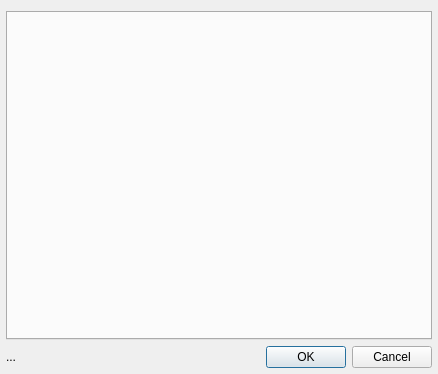
<?xml version="1.0" encoding="UTF-8"?>
<ui version="4.0">
 <class>MainWindow</class>
 <widget class="QWidget" name="MainWindow">
  <property name="geometry">
   <rect>
    <x>0</x>
    <y>0</y>
    <width>438</width>
    <height>374</height>
   </rect>
  </property>
  <property name="windowTitle">
   <string>Qt5 Configuration Tool</string>
  </property>
  <layout class="QGridLayout" name="gridLayout">
   <property name="leftMargin">
    <number>6</number>
   </property>
   <property name="rightMargin">
    <number>6</number>
   </property>
   <property name="bottomMargin">
    <number>6</number>
   </property>
   <item row="0" column="0" colspan="2">
    <widget class="QTabWidget" name="tabWidget"/>
   </item>
   <item row="1" column="0">
    <widget class="QLabel" name="versionLabel">
     <property name="text">
      <string notr="true">...</string>
     </property>
    </widget>
   </item>
   <item row="1" column="1">
    <widget class="QDialogButtonBox" name="buttonBox">
     <property name="standardButtons">
      <set>QDialogButtonBox::Cancel|QDialogButtonBox::Ok</set>
     </property>
    </widget>
   </item>
  </layout>
 </widget>
 <resources/>
 <connections/>
</ui>
